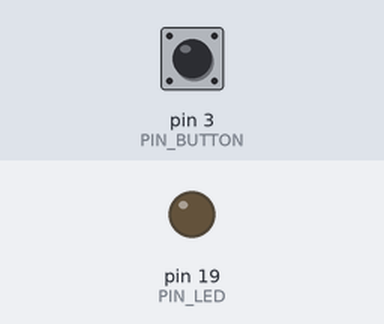
Recording of a program running on a simulated Arduino Uno, built with avr-gcc and run on an emulated ATmega328P. Parts: output pins drawn as LEDs (lit = HIGH). Inputs (shaded band) come from the test bench; at power-on: pin 3 (PIN_BUTTON) LOW.

Above: at 1.2 s.
1.3 s: pin 3 (PIN_BUTTON) pulled HIGH for 0.15 s
At 1.9 s:
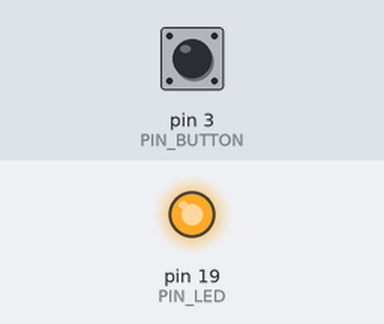
2.9 s: pin 3 (PIN_BUTTON) pulled HIGH for 1 s
At 4.3 s:
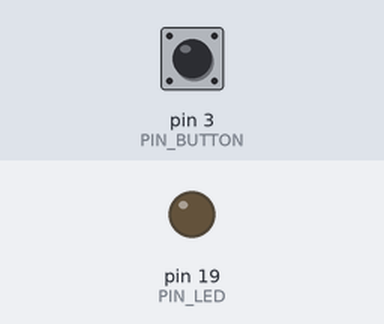
5.4 s: pin 3 (PIN_BUTTON) pulled HIGH for 3.2 s
At 6.2 s:
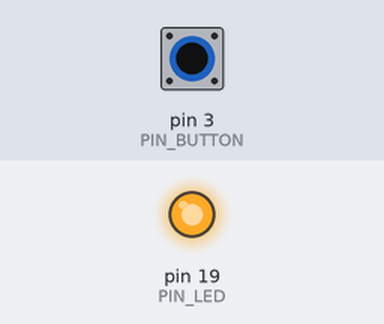
Timing chart, 0 to 8.4 s (numbered marks = the images above; inputs shaded):
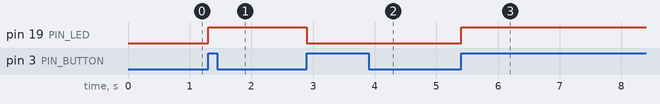

Measured:
- after the input at 1.3 s, pin 19 (PIN_LED): LOW → HIGH at once
- after the input at 2.9 s, pin 19 (PIN_LED): HIGH → LOW at once
- after the input at 5.4 s, pin 19 (PIN_LED): LOW → HIGH at once

The program:

main.cpp
```cpp
#include <Arduino.h>
#define PIN_LED PIN_A5
#define PIN_BUTTON 3
#define LOOP_PERIOD_IN_MS 500

bool lamp_state = 0;
bool curr_button_state;
void setup() {
  // put your setup code here, to run once:
  Serial.begin(115200);
  pinMode(PIN_LED, OUTPUT);
  pinMode(PIN_BUTTON, INPUT);
  digitalWrite(PIN_LED, lamp_state);
  curr_button_state = digitalRead(PIN_BUTTON);
}

void loop() {
  // put your main code here, to run repeatedly:
  do{
    curr_button_state = digitalRead(PIN_BUTTON);
  }while (curr_button_state != 0);

  do{
    curr_button_state = digitalRead(PIN_BUTTON);
  }while (curr_button_state != 1);

  // proses
  lamp_state = !lamp_state;
  digitalWrite(PIN_LED, lamp_state);

}
```
